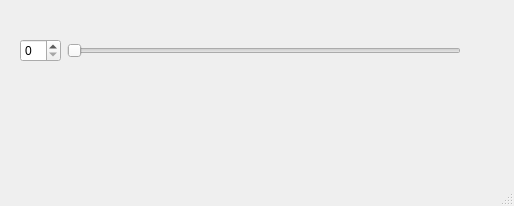
<?xml version="1.0" encoding="UTF-8"?>
<ui version="4.0">
 <class>MyMainWindow</class>
 <widget class="QMainWindow" name="MyMainWindow">
  <property name="geometry">
   <rect>
    <x>0</x>
    <y>0</y>
    <width>514</width>
    <height>206</height>
   </rect>
  </property>
  <property name="windowTitle">
   <string>MainWindow</string>
  </property>
  <widget class="QWidget" name="centralwidget">
   <widget class="QWidget" name="">
    <property name="geometry">
     <rect>
      <x>20</x>
      <y>0</y>
      <width>441</width>
      <height>101</height>
     </rect>
    </property>
    <layout class="QHBoxLayout" name="horizontalLayout">
     <item>
      <widget class="QSpinBox" name="spinBox"/>
     </item>
     <item>
      <widget class="QSlider" name="horizontalSlider">
       <property name="orientation">
        <enum>Qt::Horizontal</enum>
       </property>
      </widget>
     </item>
    </layout>
   </widget>
  </widget>
  <widget class="QMenuBar" name="menubar">
   <property name="geometry">
    <rect>
     <x>0</x>
     <y>0</y>
     <width>514</width>
     <height>22</height>
    </rect>
   </property>
  </widget>
  <widget class="QStatusBar" name="statusbar"/>
 </widget>
 <resources/>
 <connections/>
</ui>
